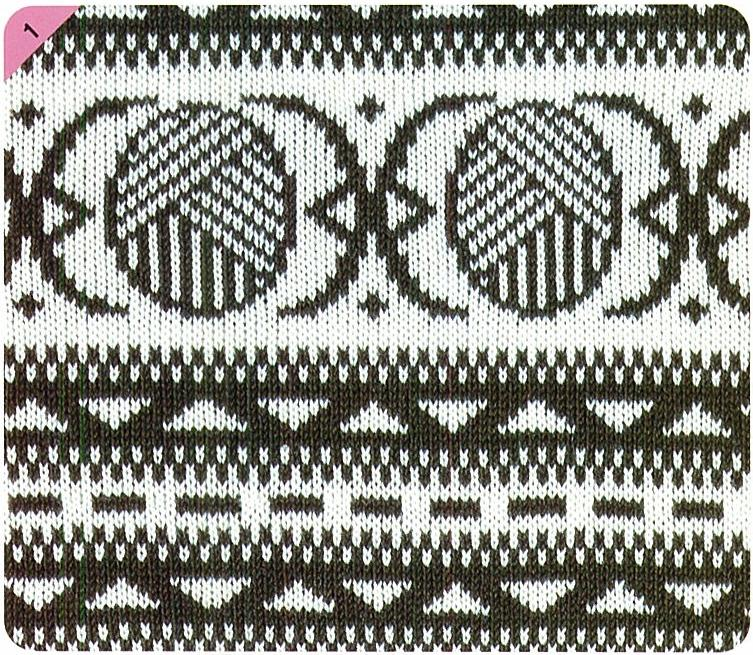
#> input picture StitchWorld3/001.jpg, 753 x 655 px
$ python lace_to_chart.py StitchWorld3/001.jpg
#> lines starting #> are read from the running program, lines starting #| are printed output that depends on the picture
#!/usr/bin/env python3
"""
Convert a Brother KH-910 transfer lace pattern PNG to an ASCII lace chart.

Consecutive L+R transfer row pairs are merged into one chart row.

Symbol conventions:
  O  = hole/eyelet (emptied needle)
    o  = hole/eyelet on F rows
  /  = left-leaning decrease (stitch transferred rightward)
  \\  = right-leaning decrease (stitch transferred leftward)
  X  = double decrease (/ and \\ combined at same position)
  .  = plain knit stitch

Knitting direction: Row 1 = bottom of image.
    Odd rows  -> left-transfer rows  (lean \\)
    Even rows -> right-transfer rows (lean /)

Merge rules (bottom = earlier row, top = later row):
  non-. over .       -> non-. wins
  / and \\ overlap   -> X
  / over O           -> /
  \\ over O          -> \\
    o with .           -> o
  O over /, \\, or O -> ERROR
    o with anything else -> ERROR
"""

import argparse
import base64
import html
import os
import sys
from contextlib import redirect_stdout
from PIL import Image

DOUBLE_DEC = 'X'
TILED_WIDTH = 80
TILED_ROWS = 50


def extract_ayab_line(path):
    """Extract the AYAB line from the PNG Comment metadata field."""
    with Image.open(path) as img:
        text_metadata = getattr(img, "text", {}) or {}
        comment = text_metadata.get("Comment")
        if comment is None:
            comment = img.info.get("Comment")
        if comment is None:
            return None
        if isinstance(comment, bytes):
            comment = comment.decode("utf-8", errors="ignore")
        return str(comment)


def parse_ayab_blocks(ayab_line, row_count):
    """Return a mapping of knitting row number to AYAB block number."""
    if not ayab_line or not ayab_line.startswith("AYAB:"):
        return None

    symbols = ayab_line.split(":", 1)[1].strip()
    if len(symbols) < row_count:
        return None

    block_by_row = {}
    block_num = 1
    for row_num in range(1, row_count + 1):
        symbol = symbols[row_num - 1]
        block_by_row[row_num] = block_num
        if symbol in "123456789":
            block_num += 1

    return block_by_row


def parse_ayab_symbols(ayab_line, row_count):
    """Return a mapping of knitting row number to its AYAB metadata character."""
    if not ayab_line or not ayab_line.startswith("AYAB:"):
        return None

    symbols = ayab_line.split(":", 1)[1].strip()
    if len(symbols) < row_count:
        return None

    return {row_num: symbols[row_num - 1] for row_num in range(1, row_count + 1)}


def build_source_pattern(path):
    """Return the original PNG pattern as display rows in knitting order."""
    img = Image.open(path).convert('1')
    width, height = img.size
    pixels = img.load()
    if pixels is None:
        raise ValueError(f"Could not load pixel data from {path}")

    rows = []
    for knit_row in range(1, height + 1):
        y = height - knit_row
        black_symbol = '<' if knit_row % 2 == 1 else '>'
        cells = []
        for x in range(width):
            cells.append(black_symbol if pixels[x, y] == 0 else '.')
        rows.append((str(knit_row), cells, []))

    return rows, width


def build_rows(path, ayab_symbols=None):
    """Return list of (knit_row_num, direction, cells) from row 1 upward."""
    img = Image.open(path).convert('1')
    width, height = img.size
    pixels = img.load()
    if pixels is None:
        raise ValueError(f"Could not load pixel data from {path}")

    rows = []
    for knit_row in range(1, height + 1):
        y = height - knit_row
        right_row = (knit_row % 2 == 0)
        hole_symbol = 'o' if ayab_symbols and ayab_symbols.get(knit_row) == 'F' else 'O'
        cells = ['.'] * width

        for x in range(width):
            if pixels[x, y] == 0:
                if right_row:
                    cells[x] = hole_symbol
                    cells[(x + 1) % width] = '/'
                else:
                    cells[x] = hole_symbol
                    cells[(x - 1) % width] = '\\'

        rows.append((knit_row, 'R' if right_row else 'L', cells))

    return rows, width


def is_plain(cells):
    return all(c == '.' for c in cells)


# [51 lines left out: functions parse_label_range, merge_cells, not called in this run]


def merge_rows_by_ayab_block(rows, ayab_blocks, ayab_symbols=None):
    """Merge rows within each AYAB-defined block, bottom row first."""
    if not ayab_blocks:
        return build_unmerged_chart(rows)

    merged_blocks = []
    block_order = []
    rows_by_block = {}

    for row_num, _direction, cells in rows:
        block_num = ayab_blocks.get(row_num)
        if block_num not in rows_by_block:
            rows_by_block[block_num] = []
            block_order.append(block_num)
        rows_by_block[block_num].append((row_num, cells))

    for block_num in block_order:
        block_rows = rows_by_block[block_num]
        start_row = block_rows[0][0]
        end_row = block_rows[-1][0]
        merged_cells = list(block_rows[0][1])
        merged_errors = []

        for row_num, cells in block_rows[1:]:
            merged_cells, new_errors = merge_cells(
                merged_cells,
                cells,
                bottom_label=f"{start_row}-{row_num - 1}" if row_num - 1 > start_row else str(start_row),
                top_label=str(row_num),
            )
            merged_errors.extend(new_errors)

        merged_blocks.append((f"{start_row}-{end_row}", merged_cells, merged_errors))

        block_symbol = ""
        if ayab_symbols:
            block_symbol = ayab_symbols.get(end_row, "")
        if block_symbol.isdigit() and int(block_symbol) > 2:
            extra_rows = int(block_symbol) - 2
            plain_cells = ['.'] * len(merged_cells)
            for _ in range(extra_rows):
                merged_blocks.append(("", list(plain_cells), []))

    return merged_blocks


def build_unmerged_chart(rows):
    """Return the converted chart before row-pair merging or blank-row removal."""
    return [(str(num), cells, []) for num, _direction, cells in rows]


def tile_chart(chart, width, target_width, target_rows):
    """Repeat the merged chart horizontally and vertically to the target size."""
    tiled = []
    for row_num in range(1, target_rows + 1):
        _, cells, errors = chart[(row_num - 1) % len(chart)]
        repeated = (cells * ((target_width + width - 1) // width))[:target_width]
        tiled.append((str(row_num), repeated, list(errors)))
    return tiled


def build_holes_only_chart(chart):
    """Render a chart using only O and . characters."""
    holes_only = []
    for label, cells, errors in chart:
        simplified = ['o' if cell == 'o' else 'O' if cell == 'O' else '.' for cell in cells]
        holes_only.append((label, simplified, list(errors)))
    return holes_only


def replace_dots_with_spaces(chart):
    """Render dots as spaces for display-oriented chart sections."""
    spaced = []
    for label, cells, errors in chart:
        converted = [' ' if cell == '.' else cell for cell in cells]
        spaced.append((label, converted, list(errors)))
    return spaced


def convert_to_alternative_lace_chart(chart):
    """Render a chart using the alternate lace notation requested by the user."""
    converted_chart = []
    transfer_symbols = {'/', '\\', DOUBLE_DEC}

    for label, cells, errors in chart:
        converted = []
        for index, cell in enumerate(cells):
            if cell in ('.', ' '):
                converted.append('"')
            elif cell in ('O', 'o'):
                converted.append('#')
            elif cell == '/':
                right_neighbor = cells[index + 1] if index + 1 < len(cells) else None
                converted.append('(' if right_neighbor in transfer_symbols else ')')
            elif cell == '\\':
                left_neighbor = cells[index - 1] if index - 1 >= 0 else None
                converted.append("'" if left_neighbor in transfer_symbols else '*')
            elif cell == DOUBLE_DEC:
                converted.append('/')
            else:
                converted.append(cell)
        converted_chart.append((label, converted, list(errors)))

    return converted_chart


def print_chart(
    chart,
    width,
    legend="Legend: O=hole  o=F-hole  /=left-lean  \\=right-lean  X=double-dec  .=knit",
    row_blocks=None,
    row_symbols=None,
    merged_row_symbol_mode=None,
    label_separator=':',
    include_legend=True,
):
    print(
        format_chart(
            chart,
            width,
            legend=legend,
            row_blocks=row_blocks,
            row_symbols=row_symbols,
            merged_row_symbol_mode=merged_row_symbol_mode,
            label_separator=label_separator,
            include_legend=include_legend,
        ),
        end="",
    )


def format_chart(
    chart,
    width,
    legend="Legend: O=hole  o=F-hole  /=left-lean  \\=right-lean  X=double-dec  .=knit",
    row_blocks=None,
    row_symbols=None,
    merged_row_symbol_mode=None,
    label_separator=':',
    include_legend=True,
):
    col_w = max(len(e[0]) for e in chart)
    tens  = ''.join(str((i + 1) // 10) if (i + 1) % 10 == 0 else ' ' for i in range(width))
    units = ''.join(str((i + 1) % 10) for i in range(width))
    pad   = ' ' * (col_w + 2)
    reversed_chart = list(reversed(chart))
    lines = []

    lines.append(f"{pad}{tens}")
    lines.append(f"{pad}{units}")
    lines.append("")
    for index, (label, cells, errors) in enumerate(reversed_chart):
        suffix = ""
        if row_symbols and label:
            start_row, end_row = parse_label_range(label)
            if start_row == end_row:
                symbol = row_symbols.get(start_row, "")
                if symbol and symbol != '0':
                    suffix = f" {symbol}"
            elif merged_row_symbol_mode == "end-row":
                symbol = row_symbols.get(end_row, "")
                if symbol:
                    suffix = f" {symbol}"
        lines.append(f"{label:>{col_w}}{label_separator} {''.join(cells)}{suffix}")
        for e in errors:
            lines.append(f"  ERROR: {e}")
        if row_blocks and index + 1 < len(reversed_chart):
            current_start, current_end = parse_label_range(label)
            next_start, next_end = parse_label_range(reversed_chart[index + 1][0])
            if current_start == current_end and next_start == next_end:
                if row_blocks.get(current_start) != row_blocks.get(next_start):
                    lines.append("")
    lines.append("")
    lines.append(f"{pad}{units}")
    lines.append(f"{pad}{tens}")
    if include_legend:
        lines.append("")
        lines.append(legend)

    return "\n".join(lines) + "\n"


def print_source_pattern(pattern, width, row_symbols=None):
    col_w = max(len(e[0]) for e in pattern)
    tens  = ''.join(str((i + 1) // 10) if (i + 1) % 10 == 0 else ' ' for i in range(width))
    units = ''.join(str((i + 1) % 10) for i in range(width))
    pad   = ' ' * (col_w + 2)

    print(f"{pad}{tens}")
    print(f"{pad}{units}")
    print()
    for label, cells, _ in reversed(pattern):
        suffix = ""
        if row_symbols:
            symbol = row_symbols.get(int(label), "")
            if symbol and symbol != '0':
                suffix = f" {symbol}"
        print(f"{label:>{col_w}}: {''.join(cells)}{suffix}")
    print()
    print(f"{pad}{units}")
    print(f"{pad}{tens}")
    print()
    print("Legend: .=white pixel  <=black pixel on odd knitting rows  >=black pixel on even knitting rows")


def emit_processing_errors(path, chart):
    """Print unique processing errors for a pattern to stderr."""
    seen_errors = set()
    for _label, _cells, errors in chart:
        for error in errors:
            if error in seen_errors:
                continue
            seen_errors.add(error)
            print(f"{path}: {error}", file=sys.stderr)


# [38 lines left out: function write_alternative_chart_html, not called in this run]


def parse_args():
    parser = argparse.ArgumentParser(description="Convert a lace PNG into text chart renderings.")
    parser.add_argument("path", nargs="?", default="StitchWorld/109.png", help="Input PNG path")
    parser.add_argument("-o", "--output", help="Write output to a text file instead of stdout")
    parser.add_argument("--html-output", help="Write the alternative tiled chart to an HTML file")
    return parser.parse_args()


def build_report_data(path):
    ayab_line = extract_ayab_line(path)
    source_pattern, source_width = build_source_pattern(path)
    ayab_symbols = parse_ayab_symbols(ayab_line, len(source_pattern))
    rows, width = build_rows(path, ayab_symbols)
    ayab_blocks = parse_ayab_blocks(ayab_line, len(rows))
    unmerged_chart = build_unmerged_chart(rows)
    block_merged_chart = merge_rows_by_ayab_block(rows, ayab_blocks, ayab_symbols)
    chart = block_merged_chart
    tiled_chart = tile_chart(chart, width, TILED_WIDTH, TILED_ROWS)
    alternate_tiled_chart = convert_to_alternative_lace_chart(tiled_chart)
    tiled_holes_only_chart = build_holes_only_chart(tiled_chart)

    return {
        "ayab_line": ayab_line,
        "source_pattern": source_pattern,
        "source_width": source_width,
        "ayab_symbols": ayab_symbols,
        "rows": rows,
        "width": width,
        "ayab_blocks": ayab_blocks,
        "unmerged_chart": unmerged_chart,
        "chart": chart,
        "tiled_chart": tiled_chart,
        "alternate_tiled_chart": alternate_tiled_chart,
        "tiled_holes_only_chart": tiled_holes_only_chart,
    }


def render_report(path, report_data=None):
    report_data = report_data or build_report_data(path)
    ayab_line = report_data["ayab_line"]
    source_pattern = report_data["source_pattern"]
    source_width = report_data["source_width"]
    ayab_symbols = report_data["ayab_symbols"]
    rows = report_data["rows"]
    width = report_data["width"]
    ayab_blocks = report_data["ayab_blocks"]
    unmerged_chart = report_data["unmerged_chart"]
    chart = report_data["chart"]
    tiled_chart = report_data["tiled_chart"]
    alternate_tiled_chart = report_data["alternate_tiled_chart"]
    tiled_holes_only_chart = report_data["tiled_holes_only_chart"]

    emit_processing_errors(path, chart)

    print(f"Original pattern: {path}  ({source_width} sts x {len(source_pattern)} rows)")
    print(f"AYAB metadata: {ayab_line or 'not found'}\n")
    print_source_pattern(source_pattern, source_width, row_symbols=ayab_symbols)
    print()

    print(f"Unmerged chart: {path}  ({width} sts x {len(unmerged_chart)} rows)\n")
    print_chart(unmerged_chart, width, row_blocks=ayab_blocks, row_symbols=ayab_symbols)
    print()

    print(f"Final chart: {path}  ({width} sts x {len(rows)} rows -> {len(chart)} chart rows)\n")
    print_chart(chart, width, row_symbols=ayab_symbols, merged_row_symbol_mode="end-row")

    print()
    print(f"Tiled chart: {TILED_WIDTH} sts x {TILED_ROWS} rows\n")
    print_chart(
        replace_dots_with_spaces(tiled_chart),
        TILED_WIDTH,
        legend="Legend: space=plain knit  O=hole  o=F-hole  /=left-lean  \\=right-lean  X=double-dec"
    )

    print()
    print(f"Alternative tiled chart: {TILED_WIDTH} sts x {TILED_ROWS} rows\n")
    print_chart(
        alternate_tiled_chart,
        TILED_WIDTH,
        legend="Legend: \"=plain stitch  #=hole  )=right-wise transfer  (=right-wise transfer before transfer  *=left-wise transfer  '=left-wise transfer after transfer  /=double decrease",
        label_separator=' '
    )

    print()
    print(f"Tiled holes-only chart: {TILED_WIDTH} sts x {TILED_ROWS} rows\n")
    print_chart(
        replace_dots_with_spaces(tiled_holes_only_chart),
        TILED_WIDTH,
        legend="Legend: space=all non-hole positions  O=hole  o=F-hole"
    )


def main():
    args = parse_args()
    try:
        report_data = build_report_data(args.path)
#> in extract_ayab_line, img is the input picture: PIL image 753x655 RGB; mean R, G, B 141.6, 142.3, 135.7
#> in extract_ayab_line, `text_metadata = getattr(img, "text", {}) or {}`: text_metadata = 0 items
#> in build_source_pattern, `img = Image.open(path).convert('1')`:
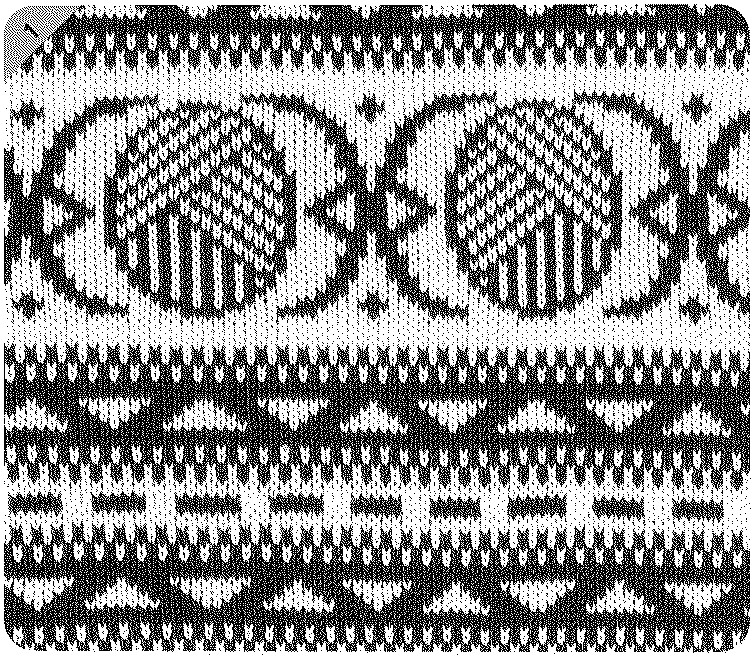
#> img: PIL image 753x655 1; 55.3% white; black in thin lines or dots
#> after the loop in build_source_pattern, `for knit_row in range(1, height + 1):`: rows = 655 items
#> in build_report_data, `source_pattern, source_width = build_source_pattern(path)`: source_width = 753
#> in build_report_data, `rows, width = build_rows(path, ayab_symbols)`: rows = 655 items; width = 753
#> in build_report_data, `unmerged_chart = build_unmerged_chart(rows)`: unmerged_chart = 655 items
#> after the loop in tile_chart, `for row_num in range(1, target_rows + 1):`: tiled = 50 items
#> the loop in convert_to_alternative_lace_chart, `for label, cells, errors in chart:` made 50 passes
#> label on passes 1 to 8: '1', '2', '3', '4', '5', '6', '7', '8'
#> the loop in build_holes_only_chart, `for label, cells, errors in chart:` made 50 passes
#> report_data = 12 items
        if args.output:
            with open(args.output, "w", encoding="utf-8") as output_file:
                with redirect_stdout(output_file):
                    render_report(args.path, report_data=report_data)
        else:
            render_report(args.path, report_data=report_data)
#> in render_report, `source_pattern = report_data["source_pattern"]`: source_pattern = 655 items
#> in render_report, `source_width = report_data["source_width"]`: source_width = 753
#> in render_report, `rows = report_data["rows"]`: rows = 655 items
#> in render_report, `width = report_data["width"]`: width = 753
#> in render_report, `unmerged_chart = report_data["unmerged_chart"]`: unmerged_chart = 655 items
#> in render_report, `tiled_chart = report_data["tiled_chart"]`: tiled_chart = 50 items
#> the loop in emit_processing_errors, `for _label, _cells, errors in chart:` made 655 passes
#> after the loop in emit_processing_errors, `for _label, _cells, errors in chart:`: seen_errors = 0 items
#| Original pattern: StitchWorld3/001.jpg  (753 sts x 655 rows)
#| AYAB metadata: not found
#> in print_source_pattern, `col_w = max(len(e[0]) for e in pattern)`: col_w = 3
#> in print_source_pattern, `pad   = ' ' * (col_w + 2)`: pad = '     '
#> (printed output is left out)
#> (printed output is left out)
#> the loop in print_source_pattern, `for label, cells, _ in reversed(pattern):` made 655 passes
#> label on passes 1 to 3: '655', '654', '653'
#> (printed output is left out)
#> in format_chart, `col_w = max(len(e[0]) for e in chart)`: col_w = 3
#> in format_chart, `pad   = ' ' * (col_w + 2)`: pad = '     '
#> in format_chart, `reversed_chart = list(reversed(chart))`: reversed_chart = 655 items
#> the loop in format_chart, `for index, (label, cells, errors) in enumerate(reversed_chart):` made 655 passes
#> after the loop in format_chart, `for index, (label, cells, errors) in enumerate(reversed_chart):`: lines = 658 items
#> the loop in format_chart (call 2), `for index, (label, cells, errors) in enumerate(reversed_chart):` made 655 passes
#> the loop in replace_dots_with_spaces, `for label, cells, errors in chart:` made 50 passes
#> the loop in replace_dots_with_spaces (call 2), `for label, cells, errors in chart:` made 50 passes

        if args.html_output:
            write_alternative_chart_html(
                args.html_output,
                report_data["alternate_tiled_chart"],
                TILED_WIDTH,
                "/Users/jonathanperret/src/ayab-patterns/StitchWorld/ROOSMLN1.TTF",
            )
    except Exception as exc:
        print(f"{args.path}: {exc}", file=sys.stderr)
        raise SystemExit(1) from exc


if __name__ == "__main__":
    main()
